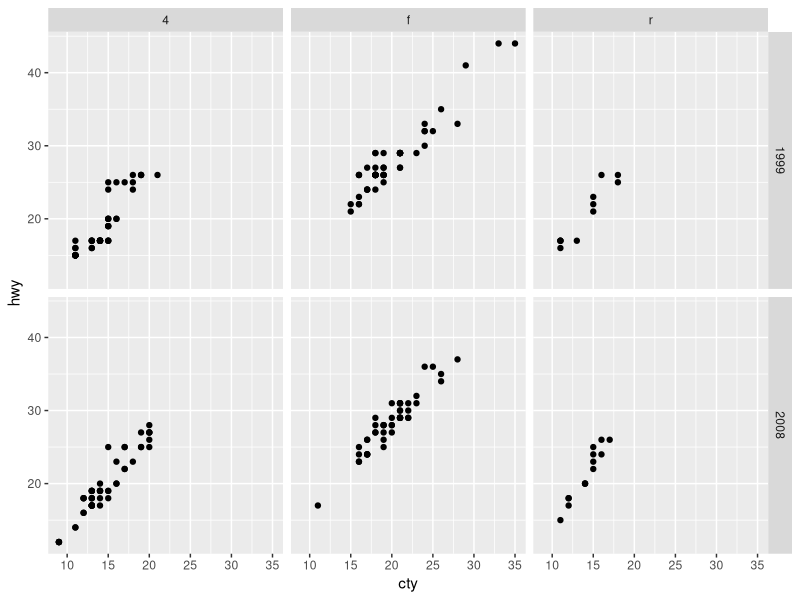

Recreate this plot in R.
# r2py crawler metadata
# package: ggplot2
# source_type: vignette
# topic: ggplot2_s7
# source_file: C:\Users\bened\AppData\Local\R\win-library\4.5\ggplot2\doc\ggplot2.R
# lines: 8

suppressPackageStartupMessages(library(ggplot2))
#| label: example_facets
#| fig.alt: "Scatterplot of city versus highway miles per gallon, for many cars.
#|  The plot has six panels in a 2-row, 3-column layout, showing the 
#|  combinations of three types of drive train and year of manifacture."
ggplot(mpg, aes(cty, hwy)) +
  geom_point() +
  facet_grid(year ~ drv)
